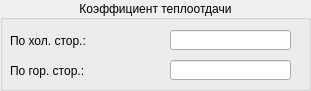
  <widget class="QGroupBox" name="groupBox_10">
   <property name="geometry">
    <rect>
     <x>330</x>
     <y>490</y>
     <width>311</width>
     <height>91</height>
    </rect>
   </property>
   <property name="title">
    <string>Коэффициент теплоотдачи</string>
   </property>
   <property name="alignment">
    <set>Qt::AlignCenter</set>
   </property>
   <widget class="QLabel" name="label_65">
    <property name="geometry">
     <rect>
      <x>10</x>
      <y>30</y>
      <width>161</width>
      <height>21</height>
     </rect>
    </property>
    <property name="text">
     <string>По хол. стор.:</string>
    </property>
   </widget>
   <widget class="QLabel" name="label_66">
    <property name="geometry">
     <rect>
      <x>10</x>
      <y>60</y>
      <width>161</width>
      <height>21</height>
     </rect>
    </property>
    <property name="text">
     <string>По гор. стор.:</string>
    </property>
   </widget>
   <widget class="QLineEdit" name="HeatCoefColdThermoforlineEdit">
    <property name="geometry">
     <rect>
      <x>170</x>
      <y>30</y>
      <width>121</width>
      <height>20</height>
     </rect>
    </property>
    <property name="cursor">
     <cursorShape>ArrowCursor</cursorShape>
    </property>
    <property name="readOnly">
     <bool>true</bool>
    </property>
   </widget>
   <widget class="QLineEdit" name="HeatCoefHotThermoforlineEdit">
    <property name="geometry">
     <rect>
      <x>170</x>
      <y>60</y>
      <width>121</width>
      <height>20</height>
     </rect>
    </property>
    <property name="cursor">
     <cursorShape>ArrowCursor</cursorShape>
    </property>
    <property name="readOnly">
     <bool>true</bool>
    </property>
   </widget>
  </widget>
